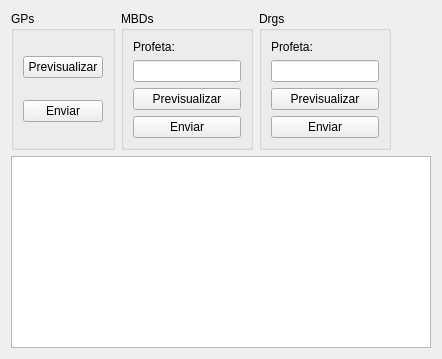
      <widget class="QWidget" name="tab_7">
       <attribute name="title">
        <string>Añadir datos desde .txt</string>
       </attribute>
       <layout class="QVBoxLayout" name="verticalLayout_13">
        <item>
         <layout class="QHBoxLayout" name="horizontalLayout_21">
          <item>
           <widget class="QGroupBox" name="groupBox_6">
            <property name="title">
             <string>GPs</string>
            </property>
            <layout class="QVBoxLayout" name="verticalLayout_16">
             <item>
              <widget class="QPushButton" name="btn_preview_gp">
               <property name="text">
                <string>Previsualizar</string>
               </property>
              </widget>
             </item>
             <item>
              <widget class="QPushButton" name="btn_commit_gp">
               <property name="text">
                <string>Enviar</string>
               </property>
              </widget>
             </item>
            </layout>
           </widget>
          </item>
          <item>
           <widget class="QGroupBox" name="groupBox_7">
            <property name="title">
             <string>MBDs</string>
            </property>
            <layout class="QVBoxLayout" name="verticalLayout_14">
             <item>
              <widget class="QLabel" name="label_26">
               <property name="text">
                <string>Profeta:</string>
               </property>
              </widget>
             </item>
             <item>
              <widget class="QLineEdit" name="le_profeta_mbd"/>
             </item>
             <item>
              <widget class="QPushButton" name="btn_preview_mbd">
               <property name="text">
                <string>Previsualizar</string>
               </property>
              </widget>
             </item>
             <item>
              <widget class="QPushButton" name="btn_commit_mbd">
               <property name="text">
                <string>Enviar</string>
               </property>
              </widget>
             </item>
            </layout>
           </widget>
          </item>
          <item>
           <widget class="QGroupBox" name="groupBox_8">
            <property name="title">
             <string>Drgs</string>
            </property>
            <layout class="QVBoxLayout" name="verticalLayout_15">
             <item>
              <widget class="QLabel" name="label_27">
               <property name="text">
                <string>Profeta:</string>
               </property>
              </widget>
             </item>
             <item>
              <widget class="QLineEdit" name="le_profeta_drg"/>
             </item>
             <item>
              <widget class="QPushButton" name="btn_preview_drg">
               <property name="text">
                <string>Previsualizar</string>
               </property>
              </widget>
             </item>
             <item>
              <widget class="QPushButton" name="btn_commit_drg">
               <property name="text">
                <string>Enviar</string>
               </property>
              </widget>
             </item>
            </layout>
           </widget>
          </item>
          <item>
           <spacer name="horizontalSpacer">
            <property name="orientation">
             <enum>Qt::Horizontal</enum>
            </property>
            <property name="sizeHint" stdset="0">
             <size>
              <width>40</width>
              <height>20</height>
             </size>
            </property>
           </spacer>
          </item>
         </layout>
        </item>
        <item>
         <widget class="QTextBrowser" name="preview_window"/>
        </item>
       </layout>
      </widget>
